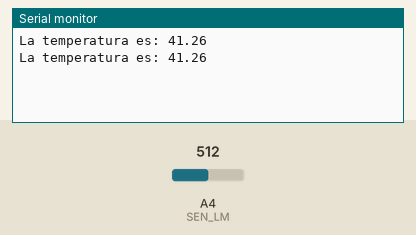
Recording of a sketch running on a simulated Arduino Uno, built with avr-gcc and run on an emulated ATmega328P. On the bench: the last lines printed to the serial monitor. Inputs (shaded band) come from the test bench; at power-on: A4 (SEN_LM) = 512.

Above: at 2.8 s.
2.9 s: A4 (SEN_LM) set to 716
At 5.2 s:
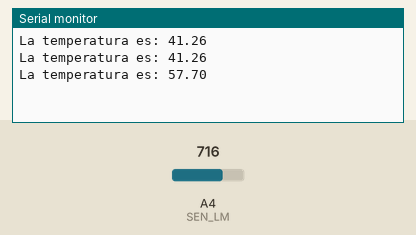
5.6 s: A4 (SEN_LM) set to 900
At 7.1 s:
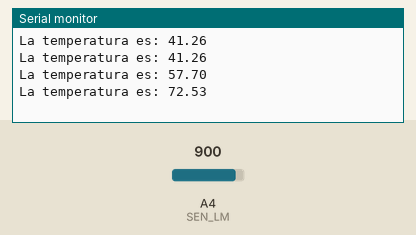
Timing chart, 0 to 8.6 s (numbered marks = the images above; inputs shaded):
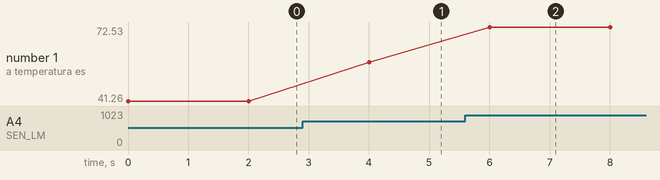

The sketch:

SensorLM35.ino
```cpp
int SEN_LM = 4;
void setup() {
  // put your setup code here, to run once:
  Serial.begin(115200);
  pinMode(SEN_LM, INPUT);

}

void loop() {
  // put your main code here, to run repeatedly:
  int lectura = analogRead(SEN_LM);

  float conversion = (3300.0 * lectura)/4095.0;
  float resultado = conversion/10.0;

  Serial.print("La temperatura es: ");
  Serial.println(resultado);
  delay(2000);
}
```

Measured:
- after the input at 2.9 s, the serial monitor: prints a new line after 1.1 s (image 1)
- after the input at 5.6 s, the serial monitor: prints a new line after 0.40 s (image 2)
- plotted number 1: 41.26 → 57.7 after the input at 2.9 s, 57.7 → 72.53 after the input at 5.6 s
